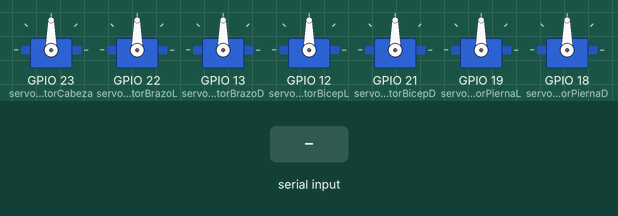
The sketch below on a simulated ESP32. On the bench: 7 × servo. Inputs (shaded band) come from the test bench.

Above: at 1.2 s.
1.3 s: "30,150,10\n" received over Serial
At 3.5 s:
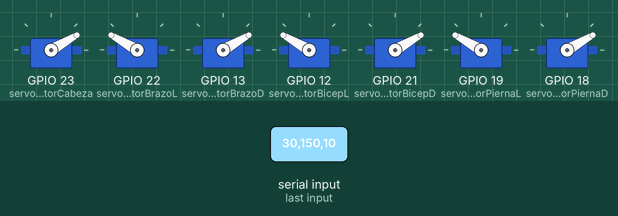
3.8 s: "5\n" received over Serial
At 5.4 s:
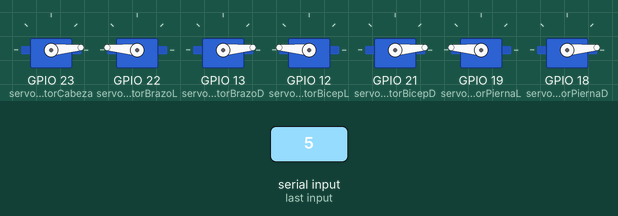
6.3 s: "200\n" received over Serial
At 8.5 s:
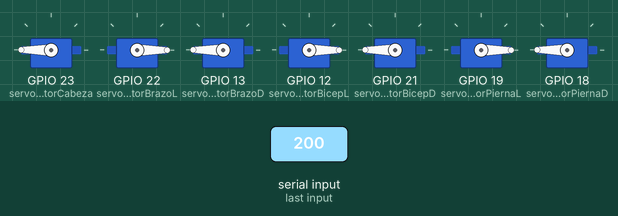
8.8 s: "90,45,200\n" received over Serial
At 10.4 s:
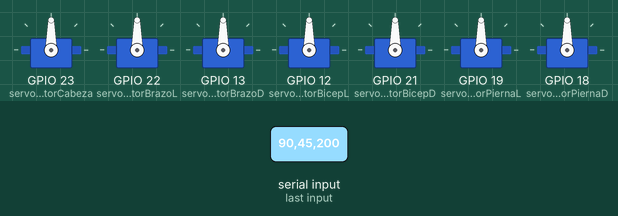
11.3 s: "30,150\n" received over Serial
At 13.5 s:
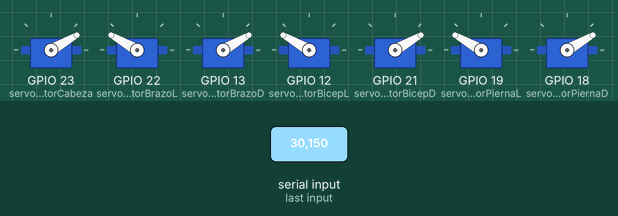
Timing chart, 0 to 14.8 s (numbered marks = the images above; inputs shaded):
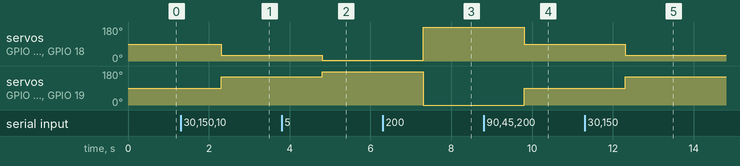

Measured:
- after the input at 1.3 s, servo on GPIO 23 (servoMotorCabeza), servo on GPIO 13 (servoMotorBrazoD), servo on GPIO 21 (servoMotorBicepD), servo on GPIO 18 (servoMotorPiernaD): 90° → 30° after 1.0 s; servo on GPIO 22 (servoMotorBrazoL), servo on GPIO 12 (servoMotorBicepL), servo on GPIO 19 (servoMotorPiernaL): 90° → 150° after 1.0 s
- after the input at 3.8 s, servo on GPIO 23 (servoMotorCabeza), servo on GPIO 13 (servoMotorBrazoD), servo on GPIO 21 (servoMotorBicepD), servo on GPIO 18 (servoMotorPiernaD): 30° → 5° after 1.0 s; servo on GPIO 22 (servoMotorBrazoL), servo on GPIO 12 (servoMotorBicepL), servo on GPIO 19 (servoMotorPiernaL): 150° → 175° after 1.0 s
- after the input at 6.3 s, servo on GPIO 23 (servoMotorCabeza), servo on GPIO 13 (servoMotorBrazoD), servo on GPIO 21 (servoMotorBicepD), servo on GPIO 18 (servoMotorPiernaD): 5° → 180° after 1.0 s; servo on GPIO 22 (servoMotorBrazoL), servo on GPIO 12 (servoMotorBicepL), servo on GPIO 19 (servoMotorPiernaL): 175° → 0° after 1.0 s
- after the input at 8.8 s, servo on GPIO 23 (servoMotorCabeza), servo on GPIO 13 (servoMotorBrazoD), servo on GPIO 21 (servoMotorBicepD), servo on GPIO 18 (servoMotorPiernaD): 180° → 90° after 1.0 s; servo on GPIO 22 (servoMotorBrazoL), servo on GPIO 12 (servoMotorBicepL), servo on GPIO 19 (servoMotorPiernaL): 0° → 90° after 1.0 s
- after the input at 11.3 s, servo on GPIO 23 (servoMotorCabeza), servo on GPIO 13 (servoMotorBrazoD), servo on GPIO 21 (servoMotorBicepD), servo on GPIO 18 (servoMotorPiernaD): 90° → 30° after 1.0 s; servo on GPIO 22 (servoMotorBrazoL), servo on GPIO 12 (servoMotorBicepL), servo on GPIO 19 (servoMotorPiernaL): 90° → 150° after 1.0 s

The sketch:

animatronico.ino
```cpp
// Se incluye la libreria de servo
#include <ESP32Servo.h>

int reverse(int);
int limit(int);

// Declaracion de variables
int letraA, letraB, letraC, letraD, letraE, letraF, letraG, finalStr, NservoCabeza, NservoBrazoL, NservoBrazoD, NservoBicepL, NservoBicepD, NservoPiernaL, NservoPiernaD;
int servoBL, servoBBL, servoPL, SMC, SMBL, SMBD, SMBBL, SMBBD, SMPL, SMPD;
String datos, servoCabeza, servoBrazoL, servoBrazoD, servoBicepL, servoBicepD, servoPiernaL, servoPiernaD;

// Objeto de la clase Servo para cada servomotor
Servo servoMotorCabeza, servoMotorBrazoL, servoMotorBrazoD, servoMotorBicepL, servoMotorBicepD, servoMotorPiernaL, servoMotorPiernaD;

void setup() {
  // Se inicia la comunicacion Serial
  Serial.begin(115200);
  // Se definen los pines de los servomotores
  servoMotorCabeza.attach(23);
  servoMotorBrazoL.attach(22);
  servoMotorBrazoD.attach(13);
  servoMotorBicepL.attach(12);
  servoMotorBicepD.attach(21);
  servoMotorPiernaL.attach(19);
  servoMotorPiernaD.attach(18);
}
void loop() {
  // Se estara validadndo si existen datos seriales para leer
  if(Serial.available() > 0){
    // Los datos se guardan en la variable datos
    datos = Serial.readString();
    // Se obtiene la ubicacion de las letras que vienen en los datos
    letraA = datos.indexOf('a');
    letraB = datos.indexOf('b');
    letraC = datos.indexOf('c');
    letraD = datos.indexOf('d');
    letraE = datos.indexOf('e');
    letraF = datos.indexOf('f');
    letraG = datos.indexOf('g');
    finalStr = datos.length();   // Longitud de los datos para conocer la ubicacion del ultimo dato

    // Se obtienen los subdatos apartir de la ubicacion de las letras
    servoCabeza = datos.substring(letraA + 1, letraB);
    servoBrazoL = datos.substring(letraB + 1, letraC);
    servoBrazoD = datos.substring(letraC + 1, letraD);
    servoBicepL = datos.substring(letraD + 1, letraE);
    servoBicepD = datos.substring(letraE + 1, letraF);
    servoPiernaL = datos.substring(letraF + 1, letraG);
    servoPiernaD = datos.substring(letraG + 1, finalStr);

    // Se cambia el tipo de dato de String a entero
    NservoCabeza = servoCabeza.toInt();
    NservoBrazoL = servoBrazoL.toInt();
    NservoBrazoD = servoBrazoD.toInt();
    NservoBicepL = servoBicepL.toInt();
    NservoBicepD = servoBicepD.toInt();
    NservoPiernaL = servoPiernaL.toInt();
    NservoPiernaD = servoPiernaD.toInt();

    //Acotando valores
    SMC = limit(NservoCabeza);
    SMBL = limit(NservoBrazoL);
    SMBD = limit(NservoBrazoD);
    SMBBL = limit(NservoBicepL);
    SMBBD = limit(NservoBicepD);
    SMPL = limit(NservoPiernaL);
    SMPD = limit(NservoPiernaL);

    //Modificaciones
    servoBL = reverse(SMBL);
    servoBBL = reverse(SMBBL);
    servoPL = reverse(SMPL);

    //Serial.println(servoBL);

    // Los datos enteros son los angulos y estos se envian a los servomotores
    servoMotorCabeza.write(SMC);
    servoMotorBrazoL.write(servoBL);
    servoMotorBrazoD.write(SMBD);
    servoMotorBicepL.write(servoBBL);
    servoMotorBicepD.write(SMBBD);
    servoMotorPiernaL.write(servoPL);
    servoMotorPiernaD.write(SMPD);
  }
}

int reverse(int num){
  int numReverse = map(num, 0, 180, 180, 0);
  return numReverse;
}

int limit(int num){
  int numLimit;
  if(num > 0 && num < 180){
    numLimit = num;
  }
  if(num < 0){
    numLimit = 0;
  }
  if(num > 180){
    numLimit = 180;
  }
  return numLimit;
}
```
